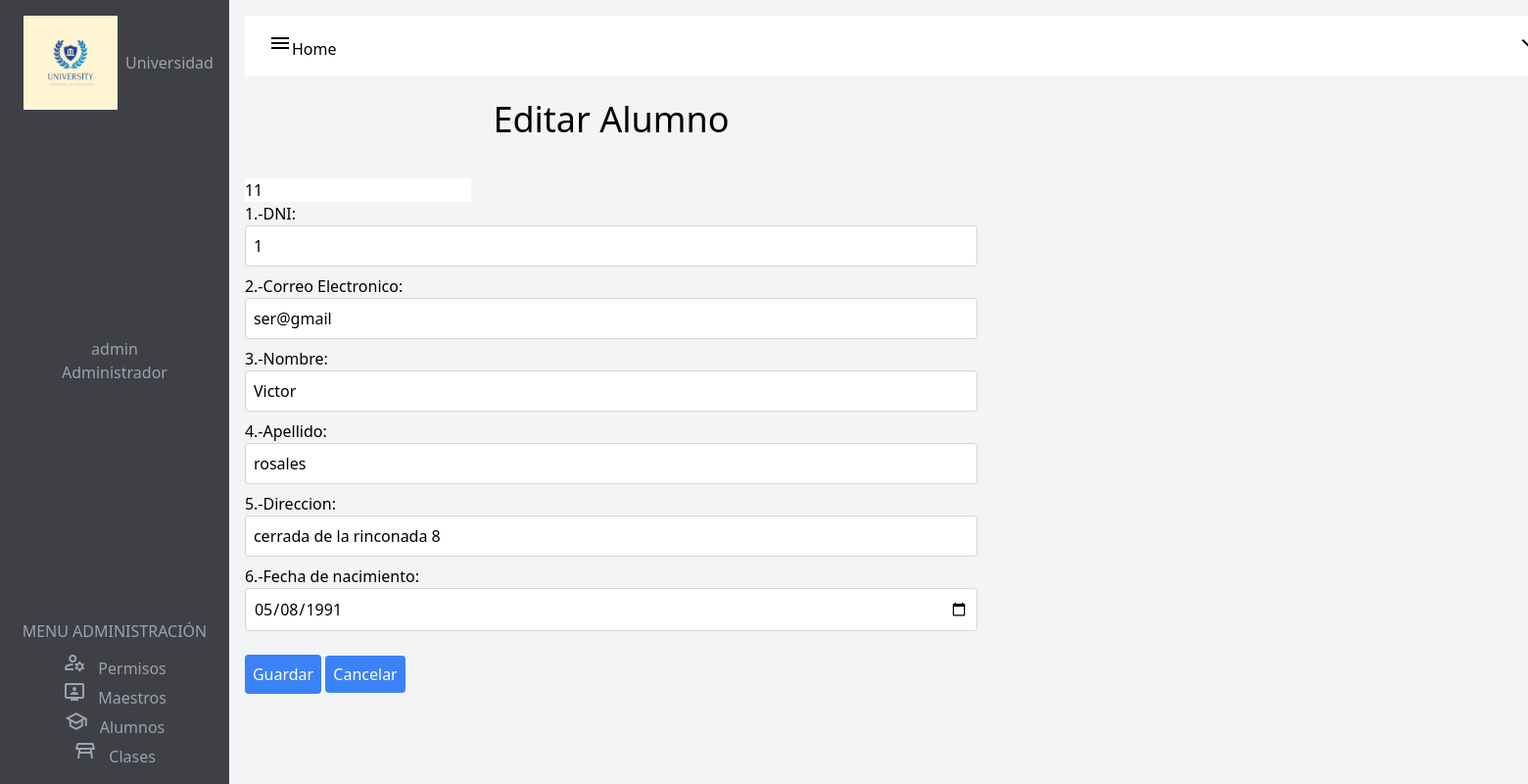
Screenshot of /vista-edit-alumno?id=11 (signed in) with the database file from the repository.
### tables this page shows
CREATE TABLE `alumnos` (
  `id` int(11) NOT NULL,
  `matricula` varchar(255) NOT NULL,
  `correo` varchar(255) NOT NULL,
  `contrasena` varchar(255) NOT NULL,
  `nombre` varchar(255) NOT NULL,
  `apellido` varchar(255) NOT NULL,
  `direccion` varchar(255) DEFAULT NULL,
  `fecha_nacimieno` date DEFAULT NULL,
  `id_rol` int(11) DEFAULT NULL
);

### controllers/AdminController.php (called while the page is built, shortened)
<?php
require_once($_SERVER["DOCUMENT_ROOT"] . "/models/AdminModel.php");
class AdminController
{
    public function editAlumno($id)
    {
        $res = new Admin();
        $data = $res->editAlumno($id);
        include $_SERVER['DOCUMENT_ROOT'] . "/views/viewsAdmin/viewsAdminEstudiante/EditarEstudianteAdmin.php";
    }
}

### basedata/Data.php (called while the page is built)
<?php
class Data
{
    private $host, $username, $password, $dbname, $dsn, $pdo;
    public function __construct()
    {
        $this->host = "localhost";
        $this->username = "root";
        $this->password = "";
        $this->dbname = "universidad";
        $this->dsn = "mysql:host=$this->host;dbname=$this->dbname";
    }
    public function connect()
    {
        $options = [PDO::ATTR_ERRMODE, PDO::ERRMODE_EXCEPTION];
        try {
            $this->pdo = new PDO($this->dsn, $this->username, $this->password, $options);
            return $this->pdo;
        } catch (PDOException $e) {
            echo "Error: " . $e->getMessage();
        }
    }
}

### models/AdminModel.php (called while the page is built, shortened)
<?php
require_once($_SERVER["DOCUMENT_ROOT"] . "/basedata/Data.php");
class Admin
{
    private $connection;
    public function __construct()
    {
        $data = new Data();
        $this->connection = $data->connect();
    }
    public function editAlumno($id)
    {
        $res = $this->connection->query("SELECT * FROM alumnos WHERE id = $id");
        $data = $res->fetch(PDO::FETCH_ASSOC);
        return $data;
    }
}

### views/viewsAdmin/viewsAdminEstudiante/EditarEstudianteAdmin.php (the view, shortened to what this page needs)
<!DOCTYPE html>
<html lang="en">
<head>
    <script src="https://cdn.tailwindcss.com"></script>
</head>
<body class="flex bg-gray-100">
    <section id="bloque" class="bg-zinc-700 text-gray-400 h-screen flex flex-col justify-between p-4">
        <section id="logo" class="flex items-center">
            <img src="/img/logo.jpg" alt="" class="w-24 mx-2">
            <h2 class="text-center">Universidad</h2>
        </section>
        <section id="admin" class="text-center">
            <h2>admin</h2>
            <p>Administrador</p>
        </section>
        <section id="cuerpo" class="mt-2">
            <h2 class="text-center mb-2">MENU ADMINISTRACIÓN</h2>
            <div class="flex flex-col items-center">
                <div>
                    <span class="material-symbols-outlined">manage_accounts</span>
                    <a href="/vista-permisos" class="ml-2">Permisos</a>
                </div>
                <div>
                    <span class="material-symbols-outlined">tv_signin</span>
                    <a href="/vista-maestros" class="ml-2">Maestros</a>
                </div>
                <div>
                    <span class="material-symbols-outlined">school</span>
                    <a href="/vista-alumnos" class="ml-2">Alumnos</a>
                </div>
                <div>
                    <span class="material-symbols-outlined">table_restaurant</span>
                    <a href="/vista-clases" class="ml-2">Clases</a>
                </div>
            </div>
        </section>
    </section>
    <section class="w-1/2 p-4">
        <section id="home" class="flex w-full bg-white p-4 " style="width: 1450px;">
            <div>
                <a href="/vista-home" class="ml-2"><span class="material-symbols-outlined">menu</span>Home</a>
            </div>
            <div class="ml-auto">
                <button> <span class="material-symbols-outlined">
                    </span></button>
            </div>
        </section>
        <section id="Dashboard" class="mb-4">
            <h1 class="text-center text-4xl text-black p-6">Editar Alumno</h1>
        </section>
        <form action="/alumno-update" method="post" class="mt-4">
        <input type="text" name="alumno_edit" value="<?= $data["id"] ?>">
            <div class="mb-2">
                <label class="block">1.-DNI:</label>
                <input type="text" name="matricula" value="<?= $data['matricula'] ?>" class="border border-gray-300 w-full rounded p-2">
            </div>
            <div class="mb-2">
                <label class="block">2.-Correo Electronico:</label>
                <input type="text" name="correo" value="<?= $data['correo'] ?>" class="border border-gray-300 w-full rounded p-2">
            </div>
            <div class="mb-2">
                <label class="block">3.-Nombre:</label>
                <input type="text" name="nombre" value="<?= $data['nombre'] ?>" class="border border-gray-300 w-full rounded p-2">
            </div>
            <div class="mb-2">
                <label class="block">4.-Apellido:</label>
                <input type="text" name="apellido" value="<?= $data['apellido'] ?>" class="border border-gray-300 w-full rounded p-2">
            </div>
            <div class="mb-2">
                <label class="block">5.-Direccion:</label>
                <input type="text" name="direccion" value="<?= $data['direccion'] ?>" class="border border-gray-300 w-full rounded p-2">
            </div>
            <div class="mb-2">
                <label class="block">6.-Fecha de nacimiento:</label>
                <input type="date" name="fecha_nacimieno" value="<?= $data['fecha_nacimieno'] ?>" class="border border-gray-300 w-full rounded p-2">
            </div>
            <button type="submit" name="guardar" class="bg-blue-500 hover:bg-blue-600 text-white rounded p-2 mt-4">
                Guardar
            </button>
            <a href="/vista-alumnos" class="bg-blue-500 hover:bg-blue-600 text-white rounded p-2 mt-4">Cancelar</a>
        </form>
    </section>
</body>
</html>

### rows the page displays
alumnos: alumno_edit "11", matricula "1", correo "ser@gmail", nombre "Victor", apellido "rosales", direccion "cerrada de la rinconada 8", fecha_nacimieno "05/08/1991"
